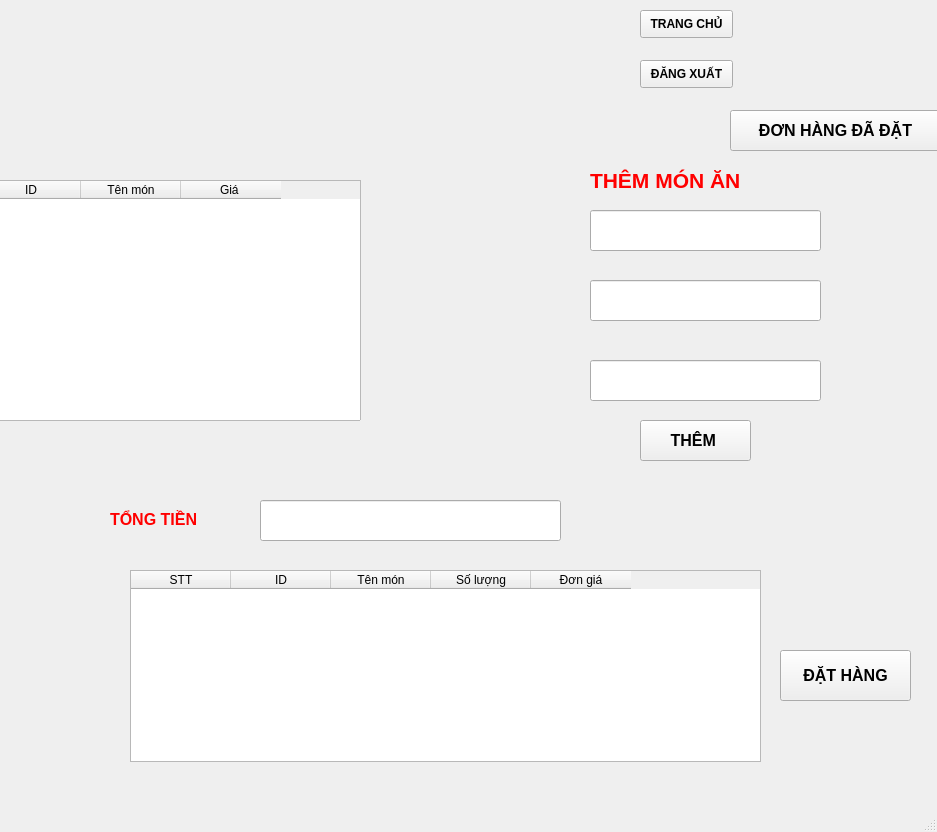
<?xml version="1.0" encoding="UTF-8"?>
<ui version="4.0">
 <class>MainWindow</class>
 <widget class="QMainWindow" name="MainWindow">
  <property name="geometry">
   <rect>
    <x>0</x>
    <y>0</y>
    <width>937</width>
    <height>832</height>
   </rect>
  </property>
  <property name="windowTitle">
   <string>MainWindow</string>
  </property>
  <widget class="QWidget" name="centralwidget">
   <widget class="QLabel" name="label">
    <property name="geometry">
     <rect>
      <x>380</x>
      <y>470</y>
      <width>911</width>
      <height>801</height>
     </rect>
    </property>
    <property name="text">
     <string/>
    </property>
    <property name="pixmap">
     <pixmap>C:/LINH TINH/UGOT-AI-City-Guardian-1.webp</pixmap>
    </property>
   </widget>
   <widget class="QTableWidget" name="tableWidget1">
    <property name="geometry">
     <rect>
      <x>-20</x>
      <y>180</y>
      <width>381</width>
      <height>241</height>
     </rect>
    </property>
    <column>
     <property name="text">
      <string>ID</string>
     </property>
    </column>
    <column>
     <property name="text">
      <string>Tên món</string>
     </property>
    </column>
    <column>
     <property name="text">
      <string>Giá </string>
     </property>
    </column>
   </widget>
   <widget class="QTableWidget" name="tableWidget_2">
    <property name="geometry">
     <rect>
      <x>130</x>
      <y>570</y>
      <width>631</width>
      <height>192</height>
     </rect>
    </property>
    <column>
     <property name="text">
      <string>STT</string>
     </property>
    </column>
    <column>
     <property name="text">
      <string>ID</string>
     </property>
    </column>
    <column>
     <property name="text">
      <string>Tên món</string>
     </property>
    </column>
    <column>
     <property name="text">
      <string>Số lượng</string>
     </property>
    </column>
    <column>
     <property name="text">
      <string>Đơn giá</string>
     </property>
    </column>
   </widget>
   <widget class="QLabel" name="label_2">
    <property name="geometry">
     <rect>
      <x>590</x>
      <y>160</y>
      <width>251</width>
      <height>41</height>
     </rect>
    </property>
    <property name="text">
     <string>&lt;html&gt;&lt;head/&gt;&lt;body&gt;&lt;p&gt;&lt;span style=&quot; font-size:16pt; font-weight:600; color:#ff0000;&quot;&gt;THÊM MÓN ĂN&lt;/span&gt;&lt;/p&gt;&lt;/body&gt;&lt;/html&gt;</string>
    </property>
   </widget>
   <widget class="QLineEdit" name="lineEditID">
    <property name="geometry">
     <rect>
      <x>590</x>
      <y>210</y>
      <width>231</width>
      <height>41</height>
     </rect>
    </property>
    <property name="font">
     <font>
      <pointsize>12</pointsize>
     </font>
    </property>
   </widget>
   <widget class="QLineEdit" name="lineEditTen">
    <property name="geometry">
     <rect>
      <x>590</x>
      <y>280</y>
      <width>231</width>
      <height>41</height>
     </rect>
    </property>
    <property name="font">
     <font>
      <pointsize>12</pointsize>
     </font>
    </property>
   </widget>
   <widget class="QLineEdit" name="lineEditSL">
    <property name="geometry">
     <rect>
      <x>590</x>
      <y>360</y>
      <width>231</width>
      <height>41</height>
     </rect>
    </property>
    <property name="font">
     <font>
      <pointsize>12</pointsize>
     </font>
    </property>
   </widget>
   <widget class="QPushButton" name="pushButton">
    <property name="geometry">
     <rect>
      <x>640</x>
      <y>420</y>
      <width>111</width>
      <height>41</height>
     </rect>
    </property>
    <property name="font">
     <font>
      <pointsize>12</pointsize>
      <weight>75</weight>
      <bold>true</bold>
     </font>
    </property>
    <property name="text">
     <string>THÊM </string>
    </property>
   </widget>
   <widget class="QLineEdit" name="lineEditTong">
    <property name="geometry">
     <rect>
      <x>260</x>
      <y>500</y>
      <width>301</width>
      <height>41</height>
     </rect>
    </property>
   </widget>
   <widget class="QLabel" name="label_6">
    <property name="geometry">
     <rect>
      <x>110</x>
      <y>510</y>
      <width>121</width>
      <height>20</height>
     </rect>
    </property>
    <property name="text">
     <string>&lt;html&gt;&lt;head/&gt;&lt;body&gt;&lt;p&gt;&lt;span style=&quot; font-size:12pt; font-weight:600; color:#ff0000;&quot;&gt;TỔNG TIỀN&lt;/span&gt;&lt;/p&gt;&lt;/body&gt;&lt;/html&gt;</string>
    </property>
   </widget>
   <widget class="QPushButton" name="pushDat">
    <property name="geometry">
     <rect>
      <x>780</x>
      <y>650</y>
      <width>131</width>
      <height>51</height>
     </rect>
    </property>
    <property name="font">
     <font>
      <pointsize>12</pointsize>
      <weight>75</weight>
      <bold>true</bold>
     </font>
    </property>
    <property name="text">
     <string>ĐẶT HÀNG</string>
    </property>
   </widget>
   <widget class="QLabel" name="label_7">
    <property name="geometry">
     <rect>
      <x>-60</x>
      <y>-60</y>
      <width>1311</width>
      <height>921</height>
     </rect>
    </property>
    <property name="text">
     <string/>
    </property>
    <property name="pixmap">
     <pixmap>../../../../main42.png</pixmap>
    </property>
   </widget>
   <widget class="QPushButton" name="pushDat_2">
    <property name="geometry">
     <rect>
      <x>730</x>
      <y>110</y>
      <width>211</width>
      <height>41</height>
     </rect>
    </property>
    <property name="font">
     <font>
      <pointsize>12</pointsize>
      <weight>75</weight>
      <bold>true</bold>
     </font>
    </property>
    <property name="text">
     <string>ĐƠN HÀNG ĐÃ ĐẶT</string>
    </property>
   </widget>
   <widget class="QPushButton" name="pushButton_2">
    <property name="geometry">
     <rect>
      <x>640</x>
      <y>10</y>
      <width>93</width>
      <height>28</height>
     </rect>
    </property>
    <property name="font">
     <font>
      <weight>75</weight>
      <bold>true</bold>
     </font>
    </property>
    <property name="text">
     <string>TRANG CHỦ</string>
    </property>
   </widget>
   <widget class="QPushButton" name="pushButton_3">
    <property name="geometry">
     <rect>
      <x>640</x>
      <y>60</y>
      <width>93</width>
      <height>28</height>
     </rect>
    </property>
    <property name="font">
     <font>
      <weight>75</weight>
      <bold>true</bold>
     </font>
    </property>
    <property name="text">
     <string>ĐĂNG XUẤT</string>
    </property>
   </widget>
   <zorder>label_7</zorder>
   <zorder>label</zorder>
   <zorder>tableWidget1</zorder>
   <zorder>tableWidget_2</zorder>
   <zorder>label_2</zorder>
   <zorder>lineEditID</zorder>
   <zorder>lineEditTen</zorder>
   <zorder>lineEditSL</zorder>
   <zorder>pushButton</zorder>
   <zorder>lineEditTong</zorder>
   <zorder>label_6</zorder>
   <zorder>pushDat</zorder>
   <zorder>pushDat_2</zorder>
   <zorder>pushButton_2</zorder>
   <zorder>pushButton_3</zorder>
  </widget>
  <widget class="QMenuBar" name="menubar">
   <property name="geometry">
    <rect>
     <x>0</x>
     <y>0</y>
     <width>937</width>
     <height>26</height>
    </rect>
   </property>
  </widget>
  <widget class="QStatusBar" name="statusbar"/>
 </widget>
 <resources/>
 <connections/>
</ui>
